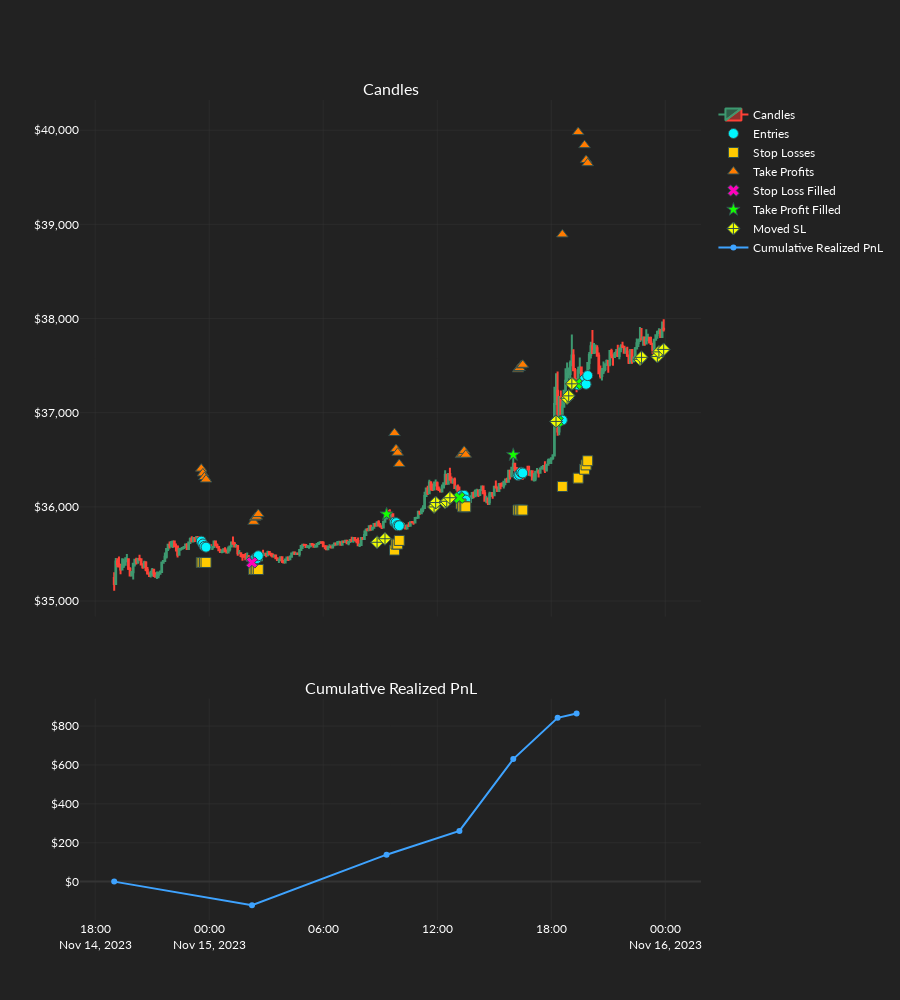

Notebook source saved alongside this figure:
### Code cell
order_records_df = or_backtest(
    backtest_settings=backtest_settings,
    candles=candles,
    dos_arrays=dos_arrays,
    exchange_settings=mufex_main.exchange_settings,
    static_os=static_os,
    strategy=strategy,
    dos_index=2,
    ind_set_index=0,
    plot_results=True,
    logger_bool=True,
)

### Figure 1 — Plotly figure (JSON) as saved in the notebook; plotly's stock layout.template omitted (floating-point values rounded to 4 significant figures; data arrays with more than 128 entries replaced by an {"elided": "..."} marker saying what was removed)
{"data": [{"close": {"elided": "348 float values"}, "high": {"elided": "348 float values"}, "low": {"elided": "348 float values"}, "name": "Candles", "open": {"elided": "348 float values"}, "type": "candlestick", "x": {"elided": "348 str values"}, "xaxis": "x", "yaxis": "y"}, {"marker": {"color": "#00F6FF", "line": {"color": "DarkSlateGrey", "width": 1}, "size": 10, "symbol": "circle"}, "mode": "markers", "name": "Entries", "type": "scatter", "x": ["2023-11-14T23:35:00", "2023-11-14T23:40:00", "2023-11-14T23:45:00", "2023-11-14T23:50:00", "2023-11-15T02:20:00", "2023-11-15T02:25:00", "2023-11-15T02:30:00", "2023-11-15T02:35:00", "2023-11-15T09:45:00", "2023-11-15T09:50:00", "2023-11-15T09:55:00", "2023-11-15T10:00:00", "2023-11-15T13:15:00", "2023-11-15T13:20:00", "2023-11-15T13:25:00", "2023-11-15T13:30:00", "2023-11-15T16:15:00", "2023-11-15T16:20:00", "2023-11-15T16:25:00", "2023-11-15T16:30:00", "2023-11-15T18:35:00", "2023-11-15T19:25:00", "2023-11-15T19:45:00", "2023-11-15T19:50:00", "2023-11-15T19:55:00"], "xaxis": "x", "y": [35640.0, 35610.0, 35580.0, 35570.0, 35420.0, 35450.0, 35450.0, 35480.0, 35838, 35830.0, 35800, 35800.0, 36120, 36080.0, 36120.0, 36070.0, 36330.0, 36340.0, 36370.0, 36360.0, 36920.0, 37290.0, 37350.0, 37300.0, 37390.0], "yaxis": "y"}, {"marker": {"color": "#FFCA00", "line": {"color": "DarkSlateGrey", "width": 1}, "size": 10, "symbol": "square"}, "mode": "markers", "name": "Stop Losses", "type": "scatter", "x": ["2023-11-14T23:35:00", "2023-11-14T23:40:00", "2023-11-14T23:45:00", "2023-11-14T23:50:00", "2023-11-15T02:20:00", "2023-11-15T02:25:00", "2023-11-15T02:30:00", "2023-11-15T02:35:00", "2023-11-15T09:45:00", "2023-11-15T09:50:00", "2023-11-15T09:55:00", "2023-11-15T10:00:00", "2023-11-15T13:15:00", "2023-11-15T13:20:00", "2023-11-15T13:25:00", "2023-11-15T13:30:00", "2023-11-15T16:15:00", "2023-11-15T16:20:00", "2023-11-15T16:25:00", "2023-11-15T16:30:00", "2023-11-15T18:35:00", "2023-11-15T19:25:00", "2023-11-15T19:45:00", "2023-11-15T19:50:00", "2023-11-15T19:55:00"], "xaxis": "x", "y": [35410.0, 35410.0, 35410.0, 35410.0, 35330.0, 35330.0, 35330.0, 35330.0, 35540.0, 35605, 35610.0, 35640.0, 36030.0, 36000.0, 36000.0, 36000.0, 35970.0, 35970.0, 35970.0, 35966, 36220.0, 36310.0, 36400.0, 36450.0, 36490.0], "yaxis": "y"}, {"marker": {"color": "#FF7B00", "line": {"color": "DarkSlateGrey", "width": 1}, "size": 10, "symbol": "triangle-up"}, "mode": "markers", "name": "Take Profits", "type": "scatter", "x": ["2023-11-14T23:35:00", "2023-11-14T23:40:00", "2023-11-14T23:45:00", "2023-11-14T23:50:00", "2023-11-15T02:20:00", "2023-11-15T02:25:00", "2023-11-15T02:30:00", "2023-11-15T02:35:00", "2023-11-15T09:45:00", "2023-11-15T09:50:00", "2023-11-15T09:55:00", "2023-11-15T10:00:00", "2023-11-15T13:15:00", "2023-11-15T13:20:00", "2023-11-15T13:25:00", "2023-11-15T13:30:00", "2023-11-15T16:15:00", "2023-11-15T16:20:00", "2023-11-15T16:25:00", "2023-11-15T16:30:00", "2023-11-15T18:35:00", "2023-11-15T19:25:00", "2023-11-15T19:45:00", "2023-11-15T19:50:00", "2023-11-15T19:55:00"], "xaxis": "x", "y": [36406, 36360.0, 36320.0, 36290.0, 35840.0, 35890.0, 35900.0, 35920.0, 36780.0, 36610.0, 36575, 36460.0, 36550.0, 36570.0, 36590.0, 36550.0, 37460.0, 37470.0, 37503, 37510.0, 38890.0, 39980.0, 39840.0, 39680.0, 39650.0], "yaxis": "y"}, {"marker": {"color": ["#FF00BB", "#14FF00", "#14FF00", "#14FF00"], "line": {"color": "DarkSlateGrey", "width": 1}, "size": 10, "symbol": "x"}, "mode": "markers", "name": "Stop Loss Filled", "type": "scatter", "x": ["2023-11-15T02:15:00", "2023-11-15T13:10:00", "2023-11-15T18:20:00", "2023-11-15T19:20:00"], "xaxis": "x", "y": [35410.0, 36097, 36910.0, 37310.0], "yaxis": "y"}, {"marker": {"color": "#14FF00", "line": {"color": "DarkSlateGrey", "width": 1}, "size": 10, "symbol": "star"}, "mode": "markers", "name": "Take Profit Filled", "type": "scatter", "x": ["2023-11-15T09:20:00", "2023-11-15T16:00:00"], "xaxis": "x", "y": [35920.0, 36550.0], "yaxis": "y"}, {"marker": {"color": "#F1FF00", "line": {"color": "DarkSlateGrey", "width": 1}, "size": 10, "symbol": "diamond-cross"}, "mode": "markers", "name": "Moved SL", "type": "scatter", "x": ["2023-11-15T08:50:00", "2023-11-15T09:15:00", "2023-11-15T11:50:00", "2023-11-15T11:55:00", "2023-11-15T12:25:00", "2023-11-15T12:30:00", "2023-11-15T12:40:00", "2023-11-15T18:15:00", "2023-11-15T18:50:00", "2023-11-15T18:55:00", "2023-11-15T19:05:00", "2023-11-15T22:40:00", "2023-11-15T22:45:00", "2023-11-15T23:35:00", "2023-11-15T23:40:00", "2023-11-15T23:55:00"], "xaxis": "x", "y": [35624, 35660.0, 36000.0, 36050.0, 36050.0, 36060.0, 36097, 36910.0, 37150.0, 37179, 37310.0, 37570.0, 37590.0, 37600.0, 37650.0, 37670.0], "yaxis": "y"}, {"line": {"color": "#3EA3FF"}, "name": "Cumulative Realized PnL", "type": "scatter", "x": ["2023-11-14T19:00:00", "2023-11-15T02:15:00", "2023-11-15T09:20:00", "2023-11-15T13:10:00", "2023-11-15T16:00:00", "2023-11-15T18:20:00", "2023-11-15T19:20:00"], "xaxis": "x2", "y": [0, -121.1, 138.6, 260.6, 630.4, 842.4, 865.1], "yaxis": "y2"}], "layout": {"annotations": [{"font": {"size": 16}, "showarrow": false, "text": "Candles", "x": 0.5, "xanchor": "center", "xref": "paper", "y": 1, "yanchor": "bottom", "yref": "paper"}, {"font": {"size": 16}, "showarrow": false, "text": "Cumulative Realized PnL", "x": 0.5, "xanchor": "center", "xref": "paper", "y": 0.27, "yanchor": "bottom", "yref": "paper"}], "height": 1000, "xaxis": {"anchor": "y", "domain": [0, 1], "matches": "x2", "rangeslider": {"visible": false}, "showticklabels": false}, "xaxis2": {"anchor": "y2", "domain": [0, 1]}, "yaxis": {"anchor": "x", "domain": [0.37, 1], "tickformat": "$,"}, "yaxis2": {"anchor": "x2", "domain": [0, 0.27], "tickformat": "$,"}}}
